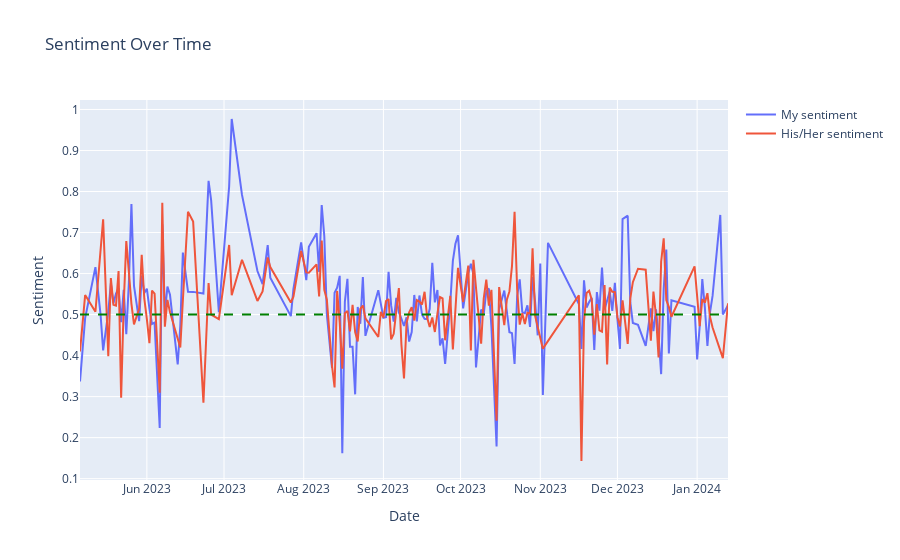

Here is the notebook cell this chart was saved with:
### Code cell
Sentiment()

### Figure 1 — Plotly figure (JSON) as saved in the notebook; plotly's stock layout.template omitted (floating-point values rounded to 4 significant figures; data arrays with more than 128 entries replaced by an {"elided": "..."} marker saying what was removed)
{"data": [{"mode": "lines", "name": "My sentiment", "type": "scatter", "x": {"elided": "170 str values"}, "y": {"elided": "170 float values"}}, {"mode": "lines", "name": "His/Her sentiment", "type": "scatter", "x": {"elided": "166 str values"}, "y": {"elided": "166 float values"}}], "layout": {"autosize": true, "shapes": [{"line": {"color": "green", "dash": "dash"}, "type": "line", "x0": 0, "x1": 1, "xref": "x domain", "y0": 0.5, "y1": 0.5, "yref": "y"}], "title": {"text": "Sentiment Over Time"}, "xaxis": {"autorange": true, "range": ["2023-05-06", "2024-01-13"], "title": {"text": "Date"}, "type": "date"}, "yaxis": {"autorange": true, "range": [0.09671, 1.023], "title": {"text": "Sentiment"}, "type": "linear"}}}
